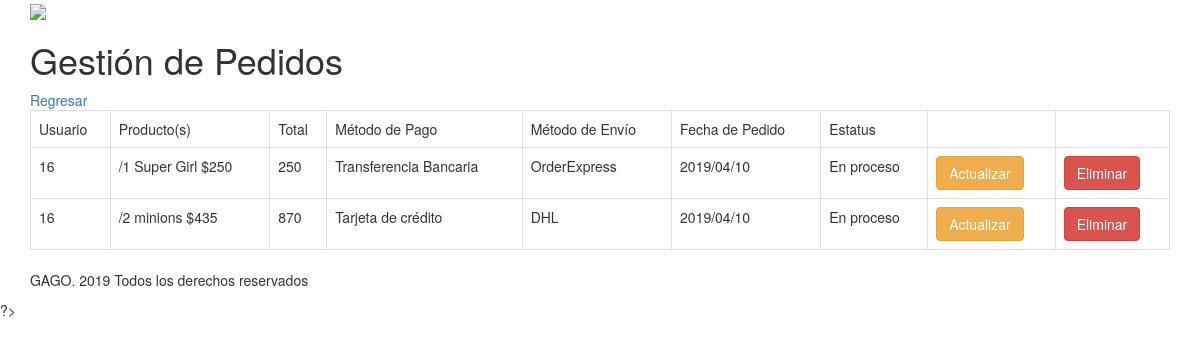
/pedidos/index.php (signed in), run on the app's committed database.
### tables this page shows
CREATE TABLE `pedidos` (
  `idPedido` int(11) NOT NULL,
  `idUsuario` int(11) NOT NULL,
  `producto` varchar(200) NOT NULL,
  `total` int(11) NOT NULL,
  `metodoPago` varchar(100) NOT NULL,
  `metodoEnvio` varchar(100) NOT NULL,
  `fechaPedido` varchar(50) NOT NULL,
  `estatus` varchar(50) NOT NULL
);

### class/Pedido.php (called while the page is built, shortened)
<?php
class Pedido{
	public static function recuperarTodos(){
		$conection = new Conection();
		$query = $conection->prepare('SELECT * FROM '.self::TABLA);
		$query->execute();
		$rows = $query->fetchAll();
		return $rows;
	}
}
?>

### pedidos/index.php (the view, shortened to what this page needs)
<?php
if ($_SESSION) {
	if ($_SESSION['privilegios'] == 1) {
require_once('../class/Pedido.php');
$pedido = Pedido::recuperarTodos();
include('../template/header.php');
?>
	<h1> Gestión de Pedidos</h1>
	<a href="../index.php">Regresar</a>
	<br>
	<?php
	if (count($pedido) > 0):
	?>
	<div style="overflow-x:auto;">
		<table class="table table-bordered">
			<tr>
				<td>Usuario</td>
				<td>Producto(s)</td>
				<td>Total</td>
				<td>Método de Pago</td>
				<td>Método de Envío</td>
				<td>Fecha de Pedido</td>
				<td>Estatus</td>
				<td> </td>
				<td> </td>
			</tr>
			<?php
			foreach ($pedido as $item):
			?>
			<tr>
				<td> <?php echo $item['idUsuario']; ?> </td>
				<td> <?php echo $item['producto']; ?> </td>
				<td> <?php echo $item['total']; ?> </td>
				<td> <?php echo $item['metodoPago']; ?> </td>
				<td> <?php echo $item['metodoEnvio']; ?> </td>
				<td> <?php echo $item['fechaPedido']; ?> </td>
				<td> <?php echo $item['estatus']; ?> </td>
				<td> <a href="guardar_pedido.php?idPedido=<?php echo $item['idPedido'] ?>"><button class="btn btn-warning">Actualizar</button></a> </td>
				<td> <form action="eliminar.php" method="POST">
                    <button class="btn btn-danger" data-toggle="confirmation" data-placement="left">Eliminar</button>
                  </form></td>
			</tr>
			<?php endforeach;  ?>
		</table>
	</div>
	<?php else: ?>
		<p> No hay Pedidos registrados </p>
	<?php endif; ?>
<?php
include_once('../template/footer.php');
	}
}
?>

### data on the page
pedidos: idUsuario "16", producto "/1 Super Girl $250", total "250", metodoPago "Transferencia Bancaria", metodoEnvio "OrderExpress", fechaPedido "2019/04/10", estatus "En proceso"
pedidos: idUsuario "16", producto "/2 minions $435", total "870", metodoPago "Tarjeta de crédito", metodoEnvio "DHL", fechaPedido "2019/04/10", estatus "En proceso"
